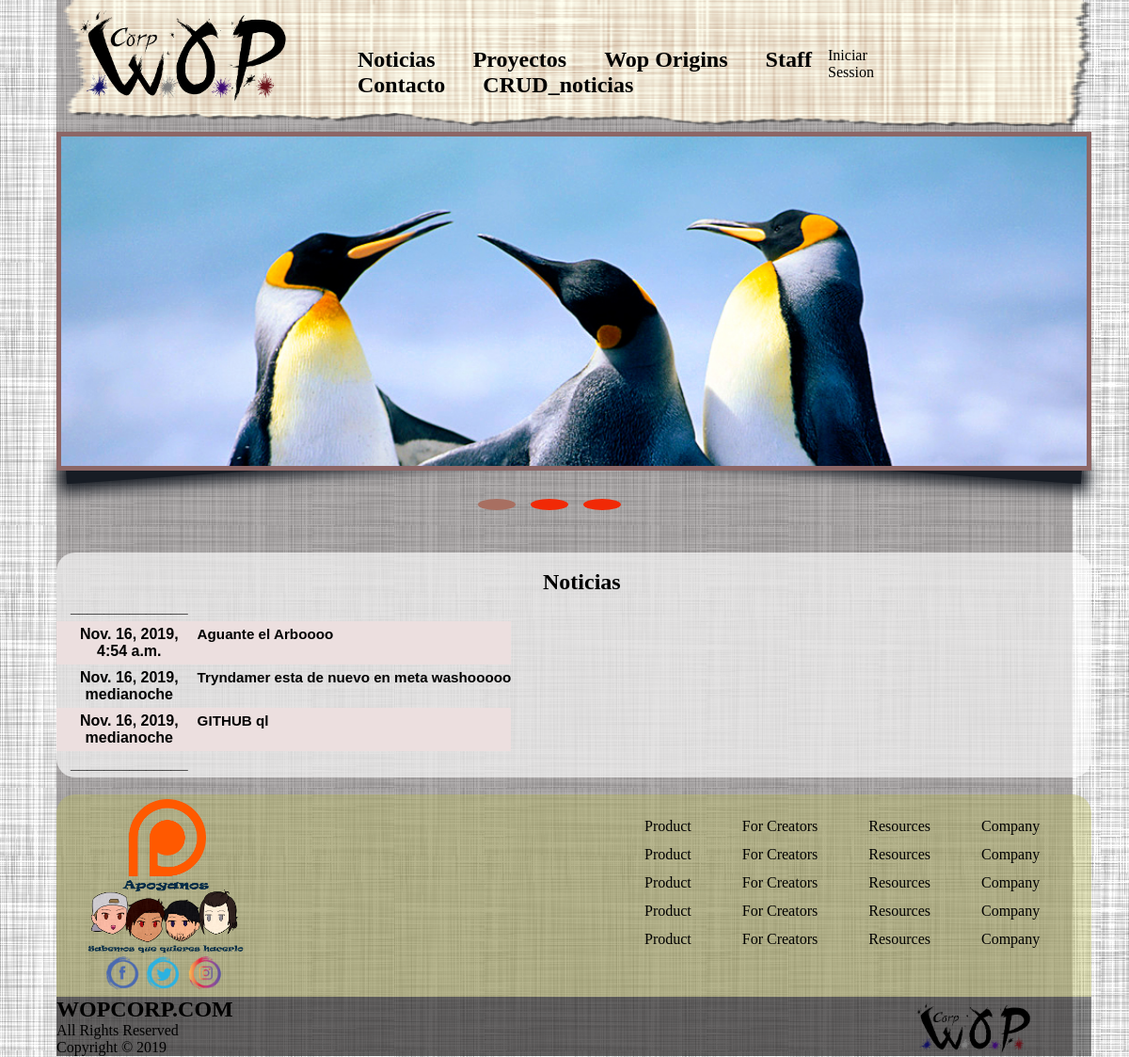
The page / on the database its author committed.
### Gestion_WOP/models.py (models this page shows, shortened)
class Noticia (models.Model):
    Titular = models.CharField(max_length=200)
    Autor = models.CharField(max_length=50)
    Cuerpo = models.CharField(max_length=10500)
    Imagen = models.ImageField(upload_to='Noticias', null=True, blank=True)
    Link_YT = models.CharField(max_length=400, null=True, blank=True)
    Fecha_noticia = models.DateTimeField()
    class Meta:
        verbose_name = "Noticia"
        verbose_name_plural = "Noticias"

### Gestion_WOP/views.py (the view)
# urls.py: path('', WOP_CORP, name="WOP_CORP"),
def WOP_CORP(request):
    Noticiases = Noticia.objects.all()
    return render(request, 'Gestion_WOP/WOP_CORP.html', {
        'Noticiases':Noticiases
    })

### Gestion_WOP/templates/Gestion_WOP/WOP_CORP.html (shortened to what this page needs)
{% extends 'Gestion_WOP/Base.html' %}
{% block Contenido %}
{% load static %}
<section id="slider">
            <ul class="slider-wrapper">
            {% for a in Noticiases %}
            <li class="current-slide">
            <a href="{% url 'GOLDENWATCH' %}" ><img src="{{a.Imagen.url}}" width="1200px" height="auto"></a>
            </li>
            {% endfor %}
            </ul>
            <div class="slider-shadow"></div>
            <ul id="control-buttons" class="control-buttons"><li class=""></li><li class="active"></li><li class=""></li><li class=""></li></ul>
            </section>
    <br>
    <br>
    <br>
    <br>
    <div id="centro">
<br>
        <h2 id="noticias">Noticias</h2>
        <table>
            <th>______________</th>
            <td></td>
          {% for a in Noticiases %}
          <tr>
            <th>{{a.Fecha_noticia}}</th>
            <td><h3><a id="new" href="{% url 'GOLDENWATCH' %}">{{a.Titular}}</a></h3></td>
          </tr>
          {% endfor %}
          <tr>
              <th>______________</th>
              <td></td>
          </tr>
        </table>
    </div>
{% endblock Contenido %}

### Gestion_WOP/static/Gestion_WOP/css/WOP_CORP_style.css (style rules this page uses)
li { float: left; list-style: none; padding-left: 40px; }
a { color: #000000; text-decoration: none; }
#centro { background-color: rgba(255, 255, 255, 0.65); border-radius: 20px; }
#new { font-family: arial; }

### Gestion_WOP/static/Gestion_WOP/css/tabla.css (style rules this page uses)
#noticias { padding-left: 47%; }
table { font-family: arial; border-collapse: collapse; }
th { width: 90px; padding: 5px 5px 5px 15px; }
td { padding: 5px 0 5px 5px; font-size: 13px; line-height: 1.4em; display: block; }
tr:nth-child(even) { background-color: #ecdfdf; }

### Gestion_WOP/static/Gestion_WOP/css/Carrusel.css (style rules this page uses)
* { margin: 0; padding: 0; -moz-box-sizing: border-box; box-sizing: border-box; }
.slider-wrapper { z-index: 500; position: relative; width: 100%; height: 360px; background: #FFF; border: 5px solid #4203039a; overflow: hidden; }
.slider-wrapper li { display: none; }
.slider-wrapper .current-slide { display: block; }
.slider-shadow { width: 100%; height: 15px; position: relative; }
.slider-shadow:after, .slider-shadow:before { content: ''; position: absolute; background: #171c24; height: 100%; width: 50%; left: 10px; top: -20px; -webkit-transform: rotate(-4deg); -ms-transform: rotate(-4deg); -o-transform: rotate(-4deg); transform: rotate(-4deg); -webkit-box-shadow: 0 0 15px 8px #171c24; box-shadow: 0 0 15px 8px #171c24; }
.slider-shadow:before { right: 10px; left: auto; -webkit-transform: rotate(4deg); -ms-transform: rotate(4deg); -o-transform: rotate(4deg); transform: rotate(4deg); }
.slider-wrapper img { position: absolute; max-width: 100%; height: auto; top: 0; left: 0; }
.control-buttons { margin-top: 15px; position: absolute; margin-left: 440px; }

### Gestion_WOP/static/Gestion_WOP/css/Proyectos.css (style rules this page uses)
* { box-sizing: border-box; }

### rows shown on the page
Noticia: Imagen (picture), Fecha_noticia "Nov. 16, 2019, medianoche", Titular "GITHUB ql"
Noticia: Fecha_noticia "Nov. 16, 2019, 4:54 a.m.", Titular "Aguante el Arboooo"
Noticia: Fecha_noticia "Nov. 16, 2019, medianoche", Titular "Tryndamer esta de nuevo en meta washooooo"
